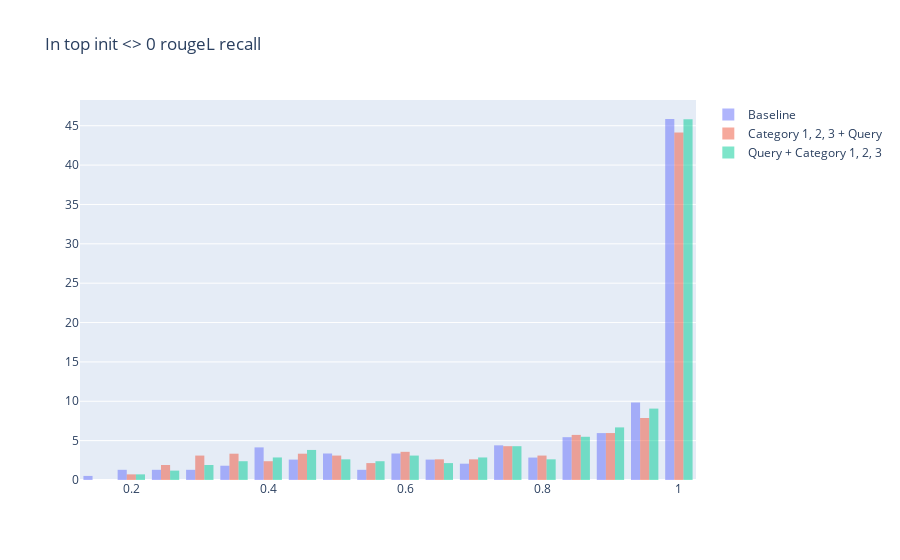

The code cell stored with this chart in its notebook:
### Markdown cell above
#### Graphing Init RougeL Recall vs In Top Init != 0

### Code cell
baseline_init_rougeL_recall = qc_config1_baseline_results_df.loc[qc_config1_baseline_results_df['in_top_init'] != 0]['init_rougeL_recall'].to_list()
cat_1_2_3_query_init_rougeL_recall = qc_config1_exp3_results_df.loc[qc_config1_exp3_results_df['in_top_init'] != 0]['init_rougeL_recall'].to_list()
query_cat_1_2_3_init_rougeL_recall = qc_config1_exp4_results_df.loc[qc_config1_exp4_results_df['in_top_init'] != 0]['init_rougeL_recall'].to_list()


trace1 = go.Histogram(
    x=baseline_init_rougeL_recall,
    opacity=0.50,
    name='Baseline',
    histnorm='percent'
)

trace2 = go.Histogram(
    x=cat_1_2_3_query_init_rougeL_recall,
    opacity=0.50,
    name='Category 1, 2, 3 + Query',
    histnorm='percent'
)

trace3 = go.Histogram(
    x=query_cat_1_2_3_init_rougeL_recall,
    opacity=0.50,
    name='Query + Category 1, 2, 3',
    histnorm='percent'
)

data = [trace1, trace2, trace3]
layout = go.Layout(barmode='group', title="In top init <> 0 rougeL recall")
fig = go.Figure(data=data, layout=layout)

fig.show()

### Figure 1 — Plotly figure (JSON) as saved in the notebook; plotly's stock layout.template omitted (floating-point values rounded to 4 significant figures; data arrays with more than 128 entries replaced by an {"elided": "..."} marker saying what was removed)
{"data": [{"histnorm": "percent", "name": "Baseline", "opacity": 0.5, "type": "histogram", "x": {"elided": "386 float values"}}, {"histnorm": "percent", "name": "Category 1, 2, 3 + Query", "opacity": 0.5, "type": "histogram", "x": {"elided": "419 float values"}}, {"histnorm": "percent", "name": "Query + Category 1, 2, 3", "opacity": 0.5, "type": "histogram", "x": {"elided": "419 float values"}}], "layout": {"barmode": "group", "title": {"text": "In top init <> 0 rougeL recall"}}}
